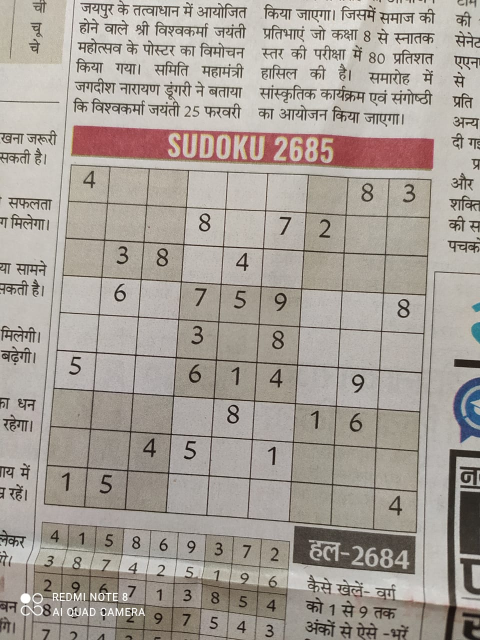
#> input picture model/s4.jpeg, 960 x 1280 px (shown at 1/2 size)
$ jupyter execute --allow-errors Alignment.ipynb
#> lines starting #> are read from the running program, lines starting #| are printed output that depends on the picture; after the words box and inside, x2 and y2 are one past the last pixel; in counts of white or black regions, pixels touching at a corner belong together
[cell 1]
import cv2
import numpy as np
import matplotlib.pyplot as plt

[cell 2]
MAX_FEATURES = 500
GOOD_MATCH_PERCENT = 0.15

[cell 3]
def prepro(img):
    gray = cv2.cvtColor(img,cv2.COLOR_BGR2GRAY)
    mask = np.zeros((gray.shape),np.uint8)
    kernel1 = cv2.getStructuringElement(cv2.MORPH_ELLIPSE,(11,11))

    close = cv2.morphologyEx(gray,cv2.MORPH_CLOSE,kernel1)
    div = np.float32(gray)/(close)
    res = np.uint8(cv2.normalize(div,div,0,255,cv2.NORM_MINMAX))
    res2 = cv2.cvtColor(res,cv2.COLOR_GRAY2BGR)
    plt.imshow(res2)
    return res2, res, mask

[cell 4]
m = cv2.imread("s4.jpeg")
#> m is the input picture: shape (1280, 960, 3); mean B, G, R 151.5, 159.2, 166.7
ref = cv2.imread("blank-sudoku-grid.png")
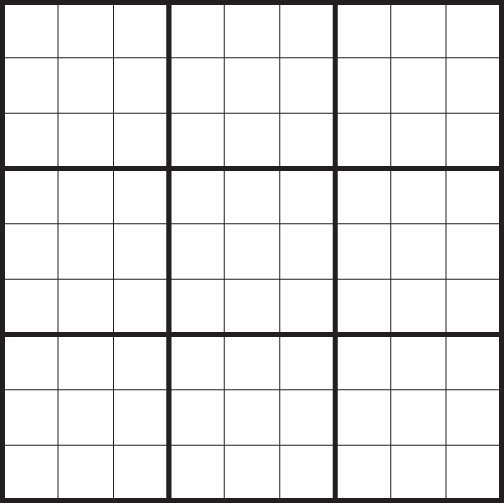
#> input picture model/blank-sudoku-grid.png, 504 x 504 px
#> ref is the input picture: shape (504, 504, 3); mean B, G, R 232.5, 232.4, 232.8
ref_g = cv2.cvtColor(ref,cv2.COLOR_BGR2GRAY)

[cell 5]
mo, mg, mask = prepro(m)
#> in prepro, `close = cv2.morphologyEx(gray,cv2.MORPH_CLOSE,kernel1)`:
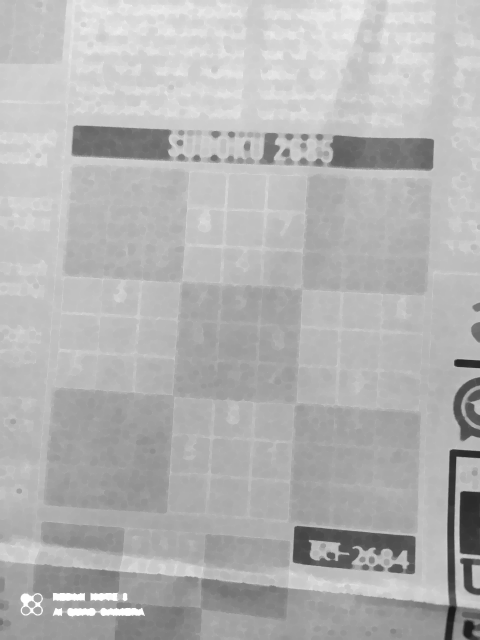
#> close: shape (1280, 960) (shown at 1/2 size); min 25, max 255, mean 179.4
#> mask: shape (1280, 960); every value is 0

[cell 6]
plt.imshow(mask)

[cell 7]
plt.imshow(mg)

[cell 8]
plt.imshow(ref_g)

[cell 9]
thresh = cv2.adaptiveThreshold(mg,255,0,1,19,2)
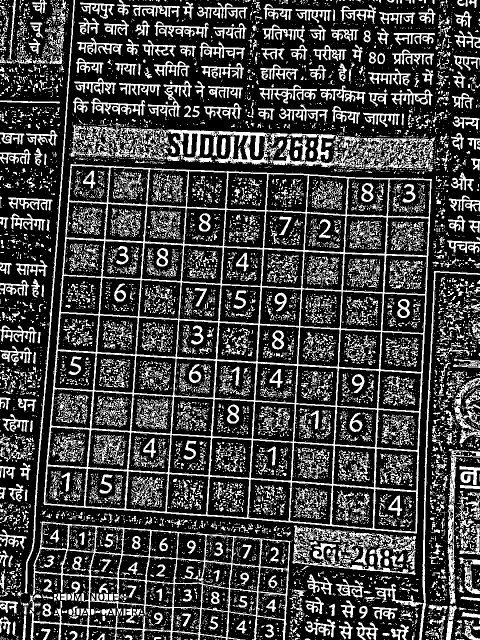
#> thresh: shape (1280, 960) (shown at 1/2 size); 26% white; 11044 white regions (9271 under 20 px)
contour,hier = cv2.findContours(thresh,cv2.RETR_TREE,cv2.CHAIN_APPROX_SIMPLE)
#> contour = 12670 contours, 11175 with area under 20; largest, box (x1, y1, x2, y2) and area: (87, 328, 864, 1067) 508107, (59, 1043, 581, 1280) 86648, (199, 254, 682, 329) 10881, (177, 1202, 345, 1262) 7658, (747, 977, 833, 1064) 6594
plt.imshow(thresh)
max_area = 0
best_cnt = None
for cnt in contour:
    area = cv2.contourArea(cnt)
    if area > 1000:
        if area > max_area:
            max_area = area
            best_cnt = cnt
#> this loop made 12670 passes
#> (area, max_area) on passes 938, 1121, 1246, 3910: (1838.5, 1838.5), (2056, 2056), (86648.5, 86648.5), (508107, 508107)
#> after the loop, best_cnt = contour of 531 points, box (x1, y1, x2, y2) (87, 328, 864, 1067), area 508107; max_area = 508107

t1 = cv2.drawContours(mask,[best_cnt],0,255,-1)
#> t1: shape (1280, 960); 41.5% white; 1 white region, box (x1, y1, x2, y2) and area: (87, 328, 864, 1067) 509548

t2 = cv2.drawContours(mask,[best_cnt],0,0,2)
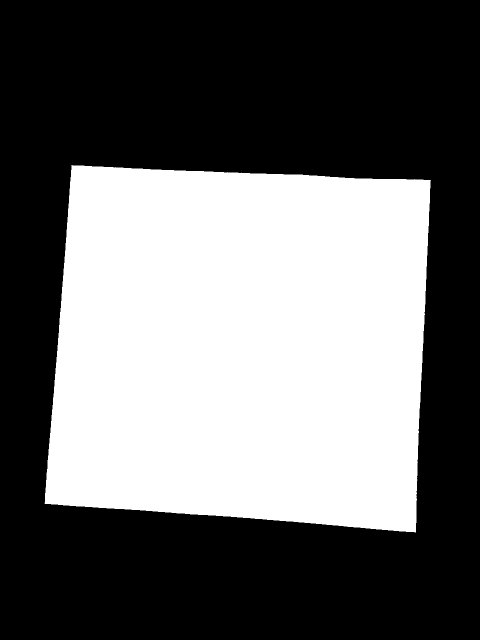
#> t2: shape (1280, 960) (shown at 1/2 size); 41% white; 1 white region, box (x1, y1, x2, y2) and area: (89, 330, 862, 1065) 503583


res = cv2.bitwise_and(mg,mask)
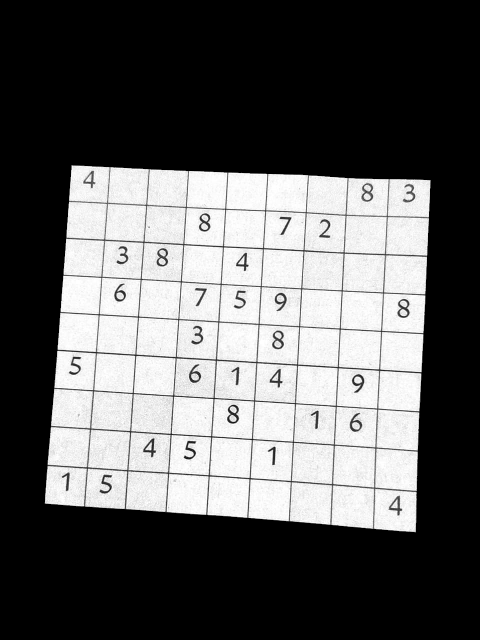
#> res: shape (1280, 960) (shown at 1/2 size); min 0, max 255, mean 94.7

[cell 10]
plt.imshow(mask)

[cell 11]
plt.imshow(res)

[cell 12]
type(best_cnt)

[cell 13]
uwu = mo.copy()
for i in best_cnt:
    print(i[0])
    cv2.circle(uwu,(i[0][0], i[0][1]), 5, (0,255,0), -1)
#> this loop made 531 passes
#> i on passes 1 to 3: [[142, 328]], [[141, 329]], [[141, 333]]
#| [142 328]
#| [141 329]
#| [141 333]
#| [140 334]
#| [141 335]
#| [141 338]
#| [140 339]
#| [140 352]
#> (further printed lines are left out)
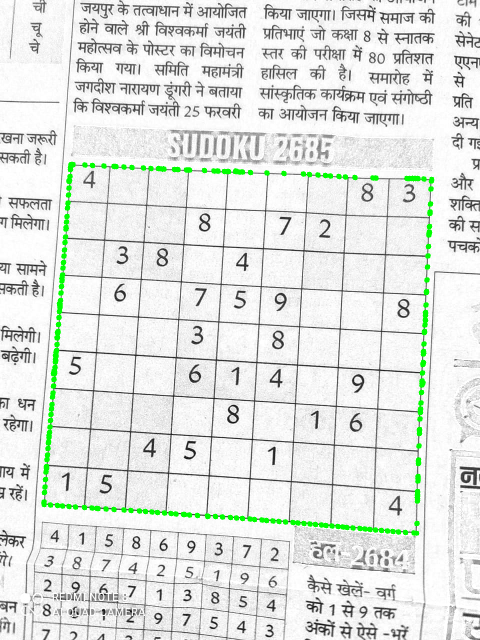
#> uwu: shape (1280, 960, 3) (shown at 1/2 size); mean B, G, R 224.7, 228.6, 224.7

plt.imshow(uwu)

[cell 14]
extLeft = tuple(best_cnt[best_cnt[:, :, 0].argmin()][0])
#> extLeft = (87, 1004)
extRight = tuple(best_cnt[best_cnt[:, :, 0].argmax()][0])
#> extRight = (863, 361)
extTop = tuple(best_cnt[best_cnt[:, :, 1].argmin()][0])
#> extTop = (142, 328)
extBot = tuple(best_cnt[best_cnt[:, :, 1].argmax()][0])
#> extBot = (828, 1066)

ext = [extLeft,extRight,extTop,extBot]
#> ext = [(87, 1004), (863, 361), (142, 328), (828, 1066)]

for p in ext:

    print(p)
    cv2.circle(uwu,p, 7, (255,0,0), -1)
#> this loop made 4 passes
#| (87, 1004)
#| (863, 361)
#| (142, 328)
#| (828, 1066)
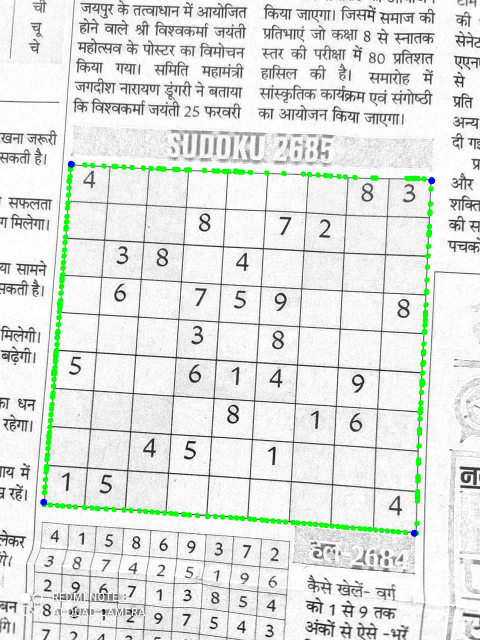
#> uwu: shape (1280, 960, 3) (shown at 1/2 size); 0.05% of pixels changed, all inside (x1, y1, x2, y2) = (80, 321, 871, 1074)

plt.imshow(uwu)

[cell 15]
extLeft == extTop
#> Out = False

[cell 16]
for k in best_cnt[best_cnt[:, :, 1] == 133]:
    print(k)
    cv2.circle(uwu,tuple(k), 7, (0,0,255), -1)
#> this loop made 0 passes

plt.imshow(uwu)

[cell 17]
res.shape
#> Out = (1280, 960)

[cell 18]
canny = cv2.Canny(mask, 120, 255, 1)
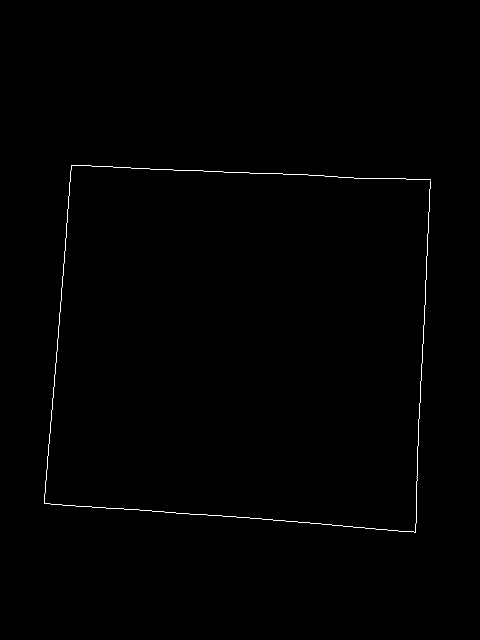
#> canny: shape (1280, 960) (shown at 1/2 size); 0.23% white in thin lines or dots, all inside (x1, y1, x2, y2) = (89, 330, 862, 1065)
plt.imshow(canny)

[cell 19]
corners = cv2.goodFeaturesToTrack(canny,4,0.5,50)
#> corners = [[829, 1062], [91, 1005], [144, 332], [860, 361]]

[cell 20]
uwu2 = mo.copy()
for corner in corners:
    x,y = corner.ravel()
    cv2.circle(uwu2,(x,y),5,(36,255,12),-1)
    cv2.putText(uwu2,'{},{}'.format(int(x),int(y)),(x,y),2,1,(255,0,0))
    print(x,y)
#> this loop made 4 passes
#| 829.0 1062.0
#| 91.0 1005.0
#| 144.0 332.0
#| 860.0 361.0
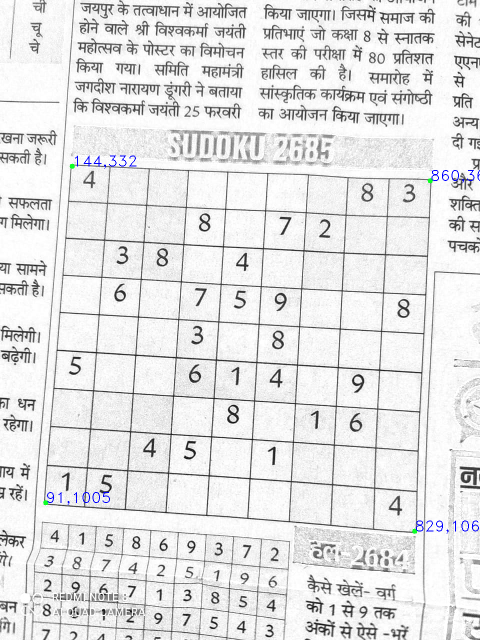
#> uwu2: shape (1280, 960, 3) (shown at 1/2 size); mean B, G, R 227.9, 227.5, 227.5

plt.imshow(uwu2)

[cell 21]
pA = corners[0][0]
#> pA = [829, 1062]
pB = corners[1][0]
#> pB = [91, 1005]
pC = corners[2][0]
#> pC = [144, 332]
pD = corners[3][0]
#> pD = [860, 361]

[cell 22]
wAB = np.sqrt((pA[0]-pB[0])**2 + (pA[1]-pB[1])**2)
#> wAB = 740.2
wDC = np.sqrt((pD[0]-pC[0])**2 + (pD[1]-pC[1])**2)
#> wDC = 716.6
maxW = max(wAB,wDC)
#> maxW = 740.2

hCA = np.sqrt((pC[0]-pA[0])**2 + (pC[1]-pA[1])**2)
#> hCA = 1001.1
hDB = np.sqrt((pD[0]-pB[0])**2 + (pD[1]-pB[1])**2)
#> hDB = 1003
maxH = max(hCA, hDB)
#> maxH = 1003

[cell 23]
m.shape
mH = m.shape[0]
#> mH = 1280
mW = m.shape[1]
#> mW = 960

[cell 24]
maxW
#> Out = 740.2

[cell 25]
def closest_node(node, nodes):
    nodes = np.asarray(nodes)
    dist_2 = (nodes - node)**2
    print(dist_2.reshape(4,2))
    n = np.sum(dist_2.astype("int"),axis=-1)

    return np.argmin(n)

[cell 26]
corners
#> Out = [[829, 1062], [91, 1005], [144, 332], [860, 361]]

#> (a cell that did not finish here is left out)

[cell 28]
pA = corners[closest_node([0,0],corners)]
#> in closest_node, `dist_2 = (nodes - node)**2`: dist_2 = [[687241, 1127844], [8281, 1010025], [20736, 110224], [739600, 130321]]
#| [[ 687241. 1127844.]
#|  [   8281. 1010025.]
#|  [  20736.  110224.]
#|  [ 739600.  130321.]]
#> in closest_node, `n = np.sum(dist_2.astype("int"),axis=-1)`: n = [1815085, 1018306, 130960, 869921]
#> pA = [[144, 332]]
pB = corners[closest_node([0,mH-1],corners)]
#| [[687241.  47089.]
#|  [  8281.  75076.]
#|  [ 20736. 896809.]
#|  [739600. 842724.]]
#> pB = [[91, 1005]]
pC = corners[closest_node([mW-1,mH-1],corners)]
#| [[ 16900.  47089.]
#|  [753424.  75076.]
#|  [664225. 896809.]
#|  [  9801. 842724.]]
#> pC = [[829, 1062]]
pD = corners[closest_node([mW-1,0],corners)]
#| [[  16900. 1127844.]
#|  [ 753424. 1010025.]
#|  [ 664225.  110224.]
#|  [   9801.  130321.]]
#> pD = [[860, 361]]

[cell 29]
pB
#> Out = [[91, 1005]]

[cell 30]
H = W = 252

[cell 31]
output_pts = np.float32([[0, 0],
                        [0, H - 1],
                        [W - 1, H - 1],
                        [W - 1, 0]])

[cell 32]
input_pts = np.float32([pA, pB, pC, pD])
#> input_pts = [[144, 332], [91, 1005], [829, 1062], [860, 361]]

[cell 33]
M = cv2.getPerspectiveTransform(input_pts,output_pts)
#> M = [[0.372, 0.0293, -63.34], [-0.0159, 0.394, -128.4], [5.35e-05, 5.36e-05, 1]]

[cell 34]
out = cv2.warpPerspective(mo,M,(W, H),flags=cv2.INTER_LINEAR)
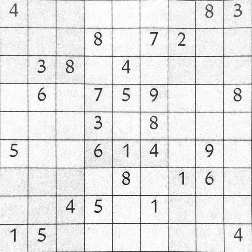
#> out: shape (252, 252, 3); min 12, max 255, mean 230.8
